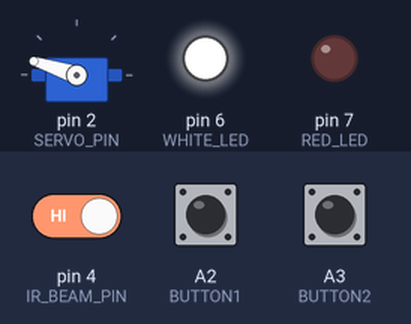
Bench run of a sketch on a simulated Arduino Nano, built with avr-gcc and run on an emulated ATmega328P. On the bench: servo, output pins drawn as LEDs (lit = HIGH). The test bench sets the inputs (shaded band); at power-on: A3 (BUTTON2) HIGH, pin 4 (IR_BEAM_PIN) HIGH, A2 (BUTTON1) HIGH.

Above: at 1.2 s.
1.3 s: A3 (BUTTON2) pulled LOW for 1 s
At 1.75 s:
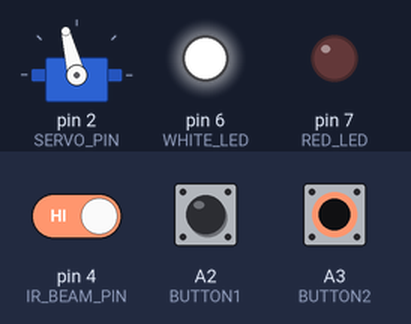
At 2.9 s:
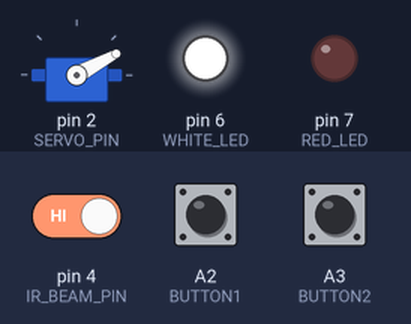
3.8 s: pin 4 (IR_BEAM_PIN) driven LOW
At 4.2 s:
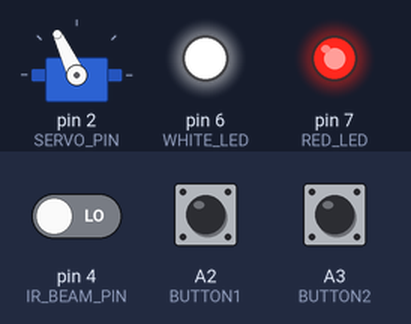
Timing chart, 0 to 35.3 s (numbered marks = the images above; inputs shaded):
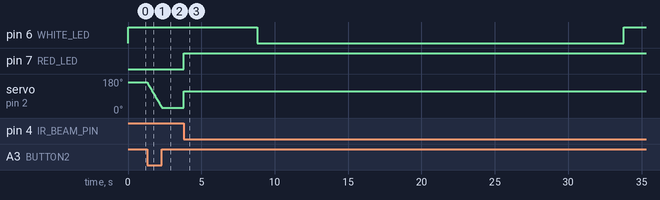

The sketch:

RatTrap_pheonix.ino
```cpp
/*arduino:avr:nano
  Dave Skura, 2022

	Adafruit IR Break Beam Sensors with Premium Wire Header Ends - 3mm LEDs
	https://www.adafruit.com/product/2167

	IRBeam
		PIN 4

	Servo
	 +5vdc
	 GND
	 PIN  2

	BUTTON1
	 PIN  A2

	BUTTON2
	 PIN  A3

	White LED 6
	Red LED 7


*/

const String VERSION = "3.0.20230402";

#include <Servo.h>

const int SPRING_TRAP_POS = 115;
const int TRAP_SET_POS = 162;

#define BUTTON1 A2
#define BUTTON2 A3
#define SERVO_PIN 2
#define IR_BEAM_PIN 4
#define WHITE_LED 6
#define RED_LED 7

Servo myservo;

// defines global variables

int gbl_servo_pos = 162;
int gbl_min_sensor_reading; // 52
int gbl_max_sensor_reading; // 62
bool gbl_trap_sprung;

void setup() {
  // Serial.begin(9600); // Starts the serial communication
  // Serial.println("hello");
  pinMode(IR_BEAM_PIN, INPUT_PULLUP);     // INPUT ?

	pinMode(BUTTON1,INPUT_PULLUP);
  pinMode(BUTTON2,INPUT_PULLUP);

  pinMode(WHITE_LED,OUTPUT);
  pinMode(RED_LED,OUTPUT);

  gbl_servo_pos = TRAP_SET_POS;
  myservo.write(gbl_servo_pos);

  gbl_min_sensor_reading = 52;
  gbl_max_sensor_reading = 62;

	myservo.attach(SERVO_PIN);

	digitalWrite(RED_LED,LOW);
	digitalWrite(WHITE_LED,HIGH);

}
void loop() {

	int btn1 = digitalRead(BUTTON1);
	int btn2 = digitalRead(BUTTON2);


	if (btn1 == LOW) {
    if (gbl_servo_pos < 180) {
      gbl_servo_pos = gbl_servo_pos + 2; // goes from 0 degrees to 180 degrees
      myservo.write(gbl_servo_pos);              // tell servo to go to pos in variable 'gbl_servo_pos'
      delay(15);                       // waits 15 ms for the servo to reach the position
    }
  } else if (btn2 == LOW) {
    if (gbl_servo_pos > 0) {
      gbl_servo_pos = gbl_servo_pos - 2; // goes from 0 degrees to 180 degrees
      myservo.write(gbl_servo_pos);              // tell servo to go to position in variable 'gbl_servo_pos'
      delay(15);                       // waits 15 ms for the servo to reach the position
    }
  }

	int sensorState = digitalRead(IR_BEAM_PIN);
	if (sensorState == LOW) {
    gbl_servo_pos = SPRING_TRAP_POS;
    myservo.write(gbl_servo_pos);
    digitalWrite(RED_LED,HIGH);

  }

  if (gbl_servo_pos == SPRING_TRAP_POS) {
  	digitalWrite(WHITE_LED,HIGH);
    delay(5000);
  	digitalWrite(WHITE_LED,LOW);
    delay(25000);
  }

}
```

Measured:
- after the input at 1.3 s, servo on pin 2 (SERVO_PIN): moves from 162° to 28° over 1.0 s, starting at once
- after the input at 3.8 s, pin 6 (WHITE_LED): HIGH → LOW after 5.0 s, → HIGH 25.0 s later; pin 7 (RED_LED): LOW → HIGH at once; servo on pin 2 (SERVO_PIN): 28° → 115° at once
